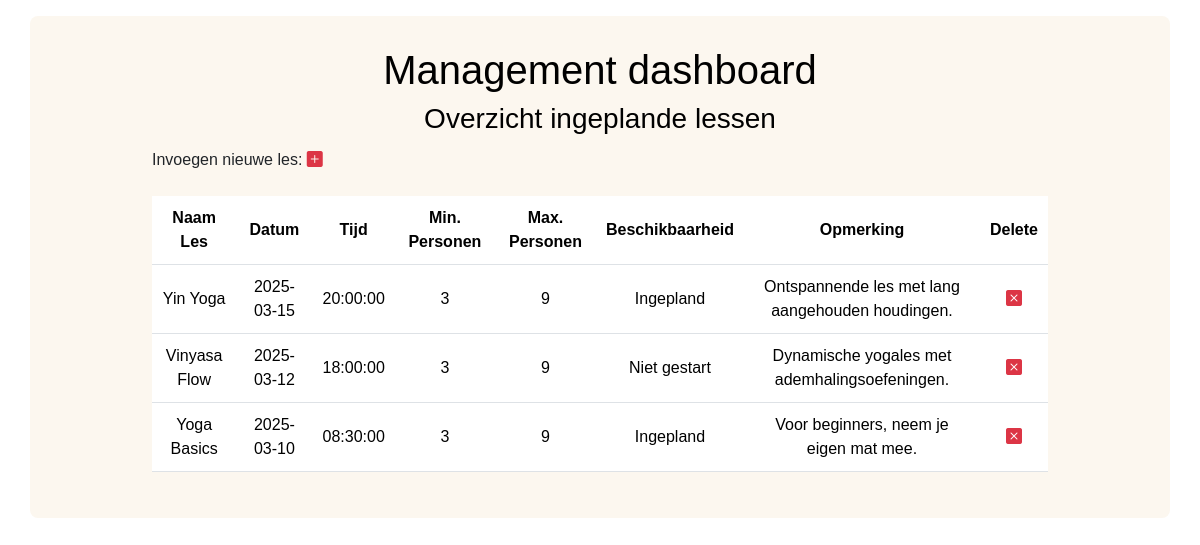
/dashboard/index.php, run on the app's committed database.
### tables this page shows
CREATE TABLE Les (
    Id INT PRIMARY KEY AUTO_INCREMENT,
    Naam VARCHAR(50) NOT NULL,
    Datum DATE NOT NULL,
    Tijd TIME NOT NULL,
    MinAantalPersonen TINYINT NOT NULL CHECK (MinAantalPersonen >= 3),
    MaxAantalPersonen TINYINT NOT NULL CHECK (MaxAantalPersonen <= 9),
    Beschikbaarheid ENUM('Ingepland', 'Niet gestart', 'Gestart', 'Geannuleerd') NOT NULL,
    Isactief BIT NOT NULL,
    Opmerking VARCHAR(250) NULL,
    Datumaangemaakt DATETIME(6) NOT NULL DEFAULT CURRENT_TIMESTAMP(6),
    Datumgewijzigd DATETIME(6) NOT NULL DEFAULT CURRENT_TIMESTAMP(6) ON UPDATE CURRENT_TIMESTAMP(6)
);

### dashboard/index.php (the view, shortened to what this page needs)
<?php
include('config/config.php');
$dsn = "mysql:host=$dbHost; dbname=$dbName; charset=UTF8";
$pdo = new PDO($dsn, $dbUser, $dbPass);
$sql = "SELECT AVE.Id
               ,AVE.Naam
               ,AVE.Datum
               ,AVE.Tijd
               ,AVE.MinAantalPersonen
               ,AVE.MaxAantalPersonen
               ,AVE.Beschikbaarheid
               ,AVE.Isactief
               ,AVE.Opmerking
               ,AVE.Datumaangemaakt
               ,AVE.Datumgewijzigd
        FROM Les AS AVE
        ORDER BY AVE.Datum DESC";
$statement = $pdo->prepare($sql);
$statement->execute();
$result = $statement->fetchAll(PDO::FETCH_OBJ);
?>
<!doctype html>
<html lang="nl">
  <head>
    <link href="https://cdn.jsdelivr.net/npm/bootstrap@5.3.3/dist/css/bootstrap.min.css" rel="stylesheet">
    <link rel="stylesheet" href="https://cdn.jsdelivr.net/npm/bootstrap-icons@1.11.3/font/bootstrap-icons.min.css">
    <link rel="stylesheet" href="dashboard.css">
  </head>
  <body>
    <div class="container mt-3">
<h1>Management dashboard</h1>
      <div class="row">
        <div class="col-1"></div>
        <div class="col-10 text-primary"><h3>Overzicht ingeplande lessen</h3></div>
        <div class="col-1"></div>
      </div>
      <div class="row my-1">
        <div class="col-1"></div>
        <div class="col-10">
          Invoegen nieuwe les: <a href="create.php"><i class="bi bi-plus-square-fill text-danger"></i></a>
        </div>
        <div class="col-1"></div>
      </div>
      <div class="row">
        <div class="col-1"></div>
        <div class="col-10">
          <table class="table table-hover">
            <thead>
                <th>Naam Les</th>
                <th>Datum</th>
                <th>Tijd</th>
                <th>Min. Personen</th>
                <th>Max. Personen</th>
                <th>Beschikbaarheid</th>
                <th>Opmerking</th>
                <th>Delete</th>
            </thead>
            <tbody>
              <?php foreach($result as $les) : ?>
                      <tr>
                        <td><?= $les->Naam ?></td>
                        <td><?= $les->Datum ?></td>
                        <td><?= $les->Tijd ?></td>
                        <td><?= $les->MinAantalPersonen ?></td>
                        <td><?= $les->MaxAantalPersonen ?></td>
                        <td><?= $les->Beschikbaarheid ?></td>
                        <td><?= $les->Opmerking ?></td>
                        <td class="text-center">
                          <a href="delete.php?Id=<?= $les->Id; ?>" class="text-danger">
                            <i class="bi bi-x-square-fill"></i>
                          </a>
                        </td>
                      </tr>
              <?php endforeach; ?>
            </tbody>
          </table>
        </div>
        <div class="col-1"></div>
      </div>
    </div>
  </body>
</html>

### dashboard/dashboard.css (style rules this page uses)
body { background-color: #ffffff; font-family: Arial, sans-serif; }
.container { background-color: #fcf7ef; padding: 30px; border-radius: 8px; }
h1, h3 { color: #000000; text-align: center; }
.table { margin-top: 20px; width: 100%; background-color: white; border-radius: 8px; }
.table thead { background-color: #000000; color: white; }
.table td, .table th { vertical-align: middle; padding: 10px; text-align: center; }
.table td a { text-decoration: none; }

### data on the page
les: Naam "Yin Yoga", Datum "2025-03-15", Tijd "20:00:00", MinAantalPersonen "3", MaxAantalPersonen "9", Beschikbaarheid "Ingepland", Opmerking "Ontspannende les met lang aangehouden houdingen."
les: Naam "Vinyasa Flow", Datum "2025-03-12", Tijd "18:00:00", MinAantalPersonen "3", MaxAantalPersonen "9", Beschikbaarheid "Niet gestart", Opmerking "Dynamische yogales met ademhalingsoefeningen."
les: Naam "Yoga Basics", Datum "2025-03-10", Tijd "08:30:00", MinAantalPersonen "3", MaxAantalPersonen "9", Beschikbaarheid "Ingepland", Opmerking "Voor beginners, neem je eigen mat mee."
